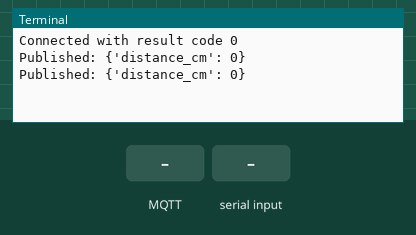
Recording of a program running on a simulated Raspberry Pi (BCM pin numbers). Parts: the last lines printed to the terminal. The inputs (shaded band) are chosen by the test bench. No MQTT or app messages arrive unless stated; threads take turns every 2 ms.

Above: at 1.3 s.
1.4 s: MQTT message "1" arrives on the first subscribed topic
At 2.0 s:
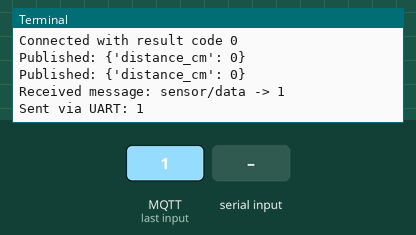
2.9 s: "0\n" received over the second serial link
At 3.11 s:
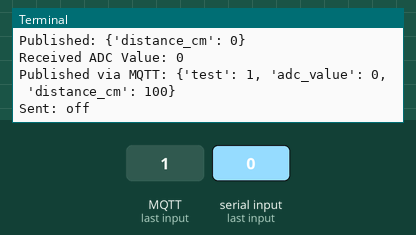
4.4 s: MQTT message "on" arrives on the first subscribed topic
At 5.0 s:
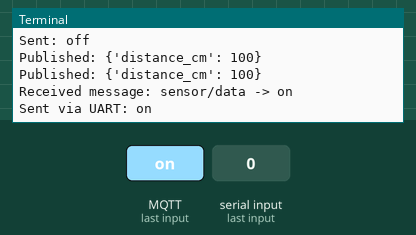
5.9 s: MQTT message "off" arrives on the first subscribed topic
At 6.09 s:
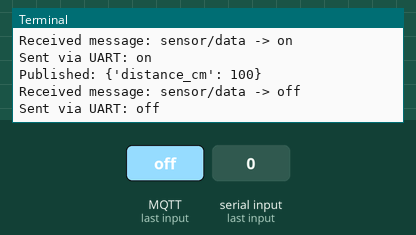
7.4 s: "5\n" received over the second serial link
At 8.5 s:
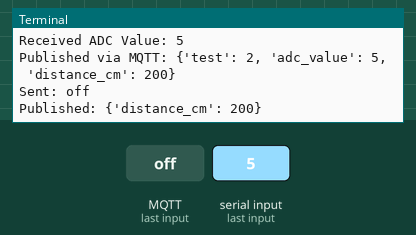
Timing chart, 0 to 9.9 s (numbered marks = the images above; inputs shaded):
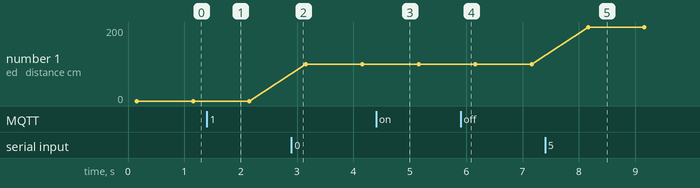

Measured:
- after the input at 1.4 s, the terminal: prints a new line at once (image 1)
- after the input at 2.9 s, the terminal: prints a new line after 0.05 s (image 2)
- after the input at 4.4 s, the terminal: prints a new line at once (image 3)
- after the input at 5.9 s, the terminal: prints a new line at once (image 4)
- after the input at 7.4 s, the terminal: prints a new line after 0.06 s (image 5)
- plotted number 1: 0 → 100 after the input at 2.9 s, 100 → 200 after the input at 7.4 s

The program:

mqtt_test3_1111.py
```python
import time
import json
import serial
from gpiozero import DistanceSensor
import paho.mqtt.client as mqtt
import threading

# MQTT 설정
mqtt_broker = "192.168.100.104"
mqtt_port = 1883
mqtt_topic = "sensor/data"      # 데이터를 송신할 토픽
control_topic = "command/data"  # 데이터를 수신할 토픽

client = mqtt.Client()
#client.username_pw_set(username="rpi5", password="ssafyi11C102!!")

cnt = 0

# 라즈베리 파이에서 UART 신호를 수신하기 위한 설정
ser = serial.Serial('/dev/ttyAMA0', baudrate=9600, timeout=1)

def on_connect(client, userdata, flags, rc):
    if rc == 0:
        print("Connected with result code " + str(rc))
        client.subscribe(mqtt_topic)  # 데이터를 수신할 토픽을 구독합니다.
    else:
        print("Failed to connect, return code " + str(rc))

def on_disconnect(client, userdata, rc):
    print("Disconnected with result code " + str(rc))

def on_message(client, userdata, msg):
    # 메시지 수신 시 호출되는 콜백 함수입니다.
    print(f"Received message: {msg.topic} -> {msg.payload.decode()}")
    # 수신한 메시지를 UART로 전송
    try:
        ser.write(msg.payload)
        print(f"Sent via UART: {msg.payload.decode()}")
    except Exception as e:
        print(f"Failed to send via UART: {e}")

def read_uart():
    global cnt
    while True:
        if ser.in_waiting > 0:  # 수신된 데이터가 있는지 확인
            try:
                # 모든 수신된 데이터 읽기
                data = ser.readline().decode('utf-8').strip()  # 라인 단위로 읽기
                if data:
                    adc_value = int(data)  # 데이터를 정수로 변환
                    print(f"Received ADC Value: {adc_value}")  # 수신된 데이터 출력

                    # 받은 UART 데이터를 MQTT로 발행
                    cnt += 1
                    payload = {
                        'test': cnt,
                        'adc_value': adc_value,
                        'distance_cm': cnt * 100  # 예시 데이터 (cm로 변환)
                    }
                    client.publish(mqtt_topic, json.dumps(payload), qos=1)
                    print(f"Published via MQTT: {payload}")

                    # 받은 값이 500을 넘으면 'on', 이하면 'off' 신호를 전송
                    if adc_value > 500:
                        ser.write(b'a')
                        print("Sent: on")
                    else:
                        ser.write(b'b')
                        print("Sent: off")
            except ValueError:
                print(f"Received non-integer data: {data}")  # 비정수 데이터 오류 처리
            except UnicodeDecodeError:
                print("Error decoding data")  # 디코딩 오류 처리
        time.sleep(0.1)  # 데이터를 읽는 간격 줄임

client.on_connect = on_connect
client.on_disconnect = on_disconnect
client.on_message = on_message

# MQTT 브로커에 연결
try:
    client.connect(mqtt_broker, mqtt_port, 60)
    client.loop_start()
except Exception as e:
    print(f"Could not connect to MQTT Broker: {e}")
    exit()

# UART 데이터 읽기 스레드 시작
uart_thread = threading.Thread(target=read_uart)
uart_thread.daemon = True
uart_thread.start()

# 센서 데이터 수집 및 MQTT 발행
# 기존 cnt 변수를 사용하지 않도록 수정
try:
    while True:
        # 센서 데이터 수집 및 발행
        distance = cnt * 100  # 예시 데이터 (cm로 변환)
        payload = {
            'distance_cm': round(distance, 2)
        }
        # 데이터를 송신할 토픽에 발행
        client.publish(mqtt_topic, json.dumps(payload), qos=1)
        print(f"Published: {payload}")
        time.sleep(1)

except KeyboardInterrupt:
    print("종료")

finally:
    # MQTT 연결 종료
    client.disconnect()
    client.loop_stop()
    ser.close()
```
